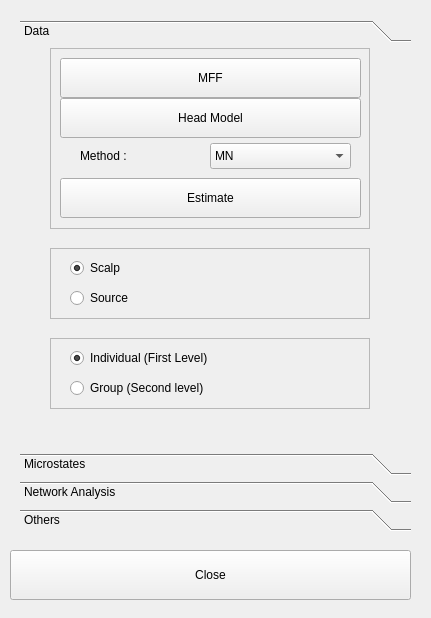
<?xml version="1.0" encoding="UTF-8"?>
<ui version="4.0">
 <class>FormMicro</class>
 <widget class="QWidget" name="FormMicro">
  <property name="geometry">
   <rect>
    <x>0</x>
    <y>0</y>
    <width>431</width>
    <height>618</height>
   </rect>
  </property>
  <property name="windowTitle">
   <string>PermuStat</string>
  </property>
  <widget class="QPushButton" name="pbClose">
   <property name="geometry">
    <rect>
     <x>10</x>
     <y>550</y>
     <width>401</width>
     <height>50</height>
    </rect>
   </property>
   <property name="text">
    <string>Close</string>
   </property>
  </widget>
  <widget class="QToolBox" name="toolBoxMicro">
   <property name="geometry">
    <rect>
     <x>20</x>
     <y>20</y>
     <width>391</width>
     <height>511</height>
    </rect>
   </property>
   <property name="currentIndex">
    <number>0</number>
   </property>
   <widget class="QWidget" name="pageData">
    <property name="geometry">
     <rect>
      <x>0</x>
      <y>0</y>
      <width>391</width>
      <height>375</height>
     </rect>
    </property>
    <attribute name="label">
     <string>Data</string>
    </attribute>
    <widget class="QFrame" name="frameScalp">
     <property name="geometry">
      <rect>
       <x>30</x>
       <y>200</y>
       <width>320</width>
       <height>71</height>
      </rect>
     </property>
     <property name="frameShape">
      <enum>QFrame::StyledPanel</enum>
     </property>
     <property name="frameShadow">
      <enum>QFrame::Raised</enum>
     </property>
     <widget class="QRadioButton" name="rbScalp">
      <property name="geometry">
       <rect>
        <x>20</x>
        <y>10</y>
        <width>70</width>
        <height>20</height>
       </rect>
      </property>
      <property name="text">
       <string>Scalp</string>
      </property>
      <property name="checked">
       <bool>true</bool>
      </property>
     </widget>
     <widget class="QRadioButton" name="rbSource">
      <property name="geometry">
       <rect>
        <x>20</x>
        <y>40</y>
        <width>70</width>
        <height>20</height>
       </rect>
      </property>
      <property name="text">
       <string>Source</string>
      </property>
     </widget>
    </widget>
    <widget class="QFrame" name="frameLevel">
     <property name="geometry">
      <rect>
       <x>30</x>
       <y>290</y>
       <width>320</width>
       <height>71</height>
      </rect>
     </property>
     <property name="frameShape">
      <enum>QFrame::StyledPanel</enum>
     </property>
     <property name="frameShadow">
      <enum>QFrame::Raised</enum>
     </property>
     <widget class="QRadioButton" name="rbIndividual">
      <property name="geometry">
       <rect>
        <x>20</x>
        <y>10</y>
        <width>160</width>
        <height>20</height>
       </rect>
      </property>
      <property name="text">
       <string>Individual (First Level)</string>
      </property>
      <property name="checked">
       <bool>true</bool>
      </property>
     </widget>
     <widget class="QRadioButton" name="rbGroup">
      <property name="geometry">
       <rect>
        <x>20</x>
        <y>40</y>
        <width>160</width>
        <height>20</height>
       </rect>
      </property>
      <property name="text">
       <string>Group (Second level)</string>
      </property>
     </widget>
    </widget>
    <widget class="QFrame" name="frameData">
     <property name="geometry">
      <rect>
       <x>30</x>
       <y>0</y>
       <width>320</width>
       <height>181</height>
      </rect>
     </property>
     <property name="frameShape">
      <enum>QFrame::StyledPanel</enum>
     </property>
     <property name="frameShadow">
      <enum>QFrame::Raised</enum>
     </property>
     <widget class="QPushButton" name="pbMFF">
      <property name="geometry">
       <rect>
        <x>10</x>
        <y>10</y>
        <width>301</width>
        <height>40</height>
       </rect>
      </property>
      <property name="text">
       <string>MFF</string>
      </property>
     </widget>
     <widget class="QPushButton" name="pbHeadModel">
      <property name="geometry">
       <rect>
        <x>10</x>
        <y>50</y>
        <width>301</width>
        <height>40</height>
       </rect>
      </property>
      <property name="text">
       <string>Head Model</string>
      </property>
     </widget>
     <widget class="QLabel" name="labelMethod">
      <property name="geometry">
       <rect>
        <x>30</x>
        <y>100</y>
        <width>71</width>
        <height>16</height>
       </rect>
      </property>
      <property name="text">
       <string>Method : </string>
      </property>
     </widget>
     <widget class="QComboBox" name="cbMethod">
      <property name="geometry">
       <rect>
        <x>160</x>
        <y>95</y>
        <width>141</width>
        <height>26</height>
       </rect>
      </property>
      <item>
       <property name="text">
        <string>MN</string>
       </property>
      </item>
      <item>
       <property name="text">
        <string>sMN</string>
       </property>
      </item>
      <item>
       <property name="text">
        <string>CSL</string>
       </property>
      </item>
      <item>
       <property name="text">
        <string>LORETA</string>
       </property>
      </item>
     </widget>
     <widget class="QPushButton" name="pbEstimate">
      <property name="geometry">
       <rect>
        <x>10</x>
        <y>130</y>
        <width>301</width>
        <height>40</height>
       </rect>
      </property>
      <property name="text">
       <string>Estimate</string>
      </property>
     </widget>
    </widget>
   </widget>
   <widget class="QWidget" name="pageMicro">
    <attribute name="label">
     <string>Microstates</string>
    </attribute>
    <widget class="QLabel" name="labelNumCluster">
     <property name="geometry">
      <rect>
       <x>60</x>
       <y>130</y>
       <width>110</width>
       <height>16</height>
      </rect>
     </property>
     <property name="text">
      <string>Num of Cluster</string>
     </property>
    </widget>
    <widget class="QLineEdit" name="editNumCluster">
     <property name="geometry">
      <rect>
       <x>210</x>
       <y>130</y>
       <width>100</width>
       <height>21</height>
      </rect>
     </property>
     <property name="inputMask">
      <string>5</string>
     </property>
     <property name="text">
      <string>5</string>
     </property>
     <property name="cursorPosition">
      <number>1</number>
     </property>
    </widget>
    <widget class="QLabel" name="labelThreshold">
     <property name="geometry">
      <rect>
       <x>60</x>
       <y>180</y>
       <width>110</width>
       <height>16</height>
      </rect>
     </property>
     <property name="text">
      <string>Threshold (%)</string>
     </property>
    </widget>
    <widget class="QLineEdit" name="editThreshold">
     <property name="geometry">
      <rect>
       <x>210</x>
       <y>170</y>
       <width>100</width>
       <height>21</height>
      </rect>
     </property>
     <property name="inputMask">
      <string>95</string>
     </property>
     <property name="text">
      <string>95</string>
     </property>
     <property name="maxLength">
      <number>2</number>
     </property>
     <property name="cursorPosition">
      <number>2</number>
     </property>
    </widget>
    <widget class="QLabel" name="labelTemp">
     <property name="geometry">
      <rect>
       <x>60</x>
       <y>210</y>
       <width>110</width>
       <height>16</height>
      </rect>
     </property>
     <property name="text">
      <string>??????</string>
     </property>
    </widget>
    <widget class="QLineEdit" name="editTemp">
     <property name="geometry">
      <rect>
       <x>210</x>
       <y>210</y>
       <width>100</width>
       <height>21</height>
      </rect>
     </property>
     <property name="inputMask">
      <string>100</string>
     </property>
     <property name="text">
      <string>1</string>
     </property>
     <property name="maxLength">
      <number>3</number>
     </property>
     <property name="cursorPosition">
      <number>3</number>
     </property>
    </widget>
    <widget class="QPushButton" name="pbRunMicro">
     <property name="geometry">
      <rect>
       <x>30</x>
       <y>250</y>
       <width>311</width>
       <height>50</height>
      </rect>
     </property>
     <property name="text">
      <string>Run</string>
     </property>
    </widget>
    <widget class="QPushButton" name="pbViewMicro">
     <property name="geometry">
      <rect>
       <x>30</x>
       <y>310</y>
       <width>311</width>
       <height>50</height>
      </rect>
     </property>
     <property name="text">
      <string>View</string>
     </property>
    </widget>
    <widget class="QLabel" name="labelCategory">
     <property name="geometry">
      <rect>
       <x>40</x>
       <y>20</y>
       <width>81</width>
       <height>16</height>
      </rect>
     </property>
     <property name="text">
      <string>Category</string>
     </property>
    </widget>
    <widget class="QComboBox" name="cbCategory">
     <property name="geometry">
      <rect>
       <x>170</x>
       <y>10</y>
       <width>141</width>
       <height>26</height>
      </rect>
     </property>
     <property name="editable">
      <bool>false</bool>
     </property>
     <item>
      <property name="text">
       <string>New Item0</string>
      </property>
     </item>
     <item>
      <property name="text">
       <string>New Item1</string>
      </property>
     </item>
    </widget>
   </widget>
   <widget class="QWidget" name="pageNetwork">
    <attribute name="label">
     <string>Network Analysis</string>
    </attribute>
    <widget class="QLabel" name="labelFrequency">
     <property name="geometry">
      <rect>
       <x>10</x>
       <y>30</y>
       <width>91</width>
       <height>16</height>
      </rect>
     </property>
     <property name="text">
      <string>Frequency</string>
     </property>
    </widget>
    <widget class="QLineEdit" name="editFreqLow">
     <property name="geometry">
      <rect>
       <x>140</x>
       <y>30</y>
       <width>61</width>
       <height>21</height>
      </rect>
     </property>
     <property name="inputMask">
      <string>0.05</string>
     </property>
     <property name="text">
      <string>0.05</string>
     </property>
     <property name="cursorPosition">
      <number>4</number>
     </property>
    </widget>
    <widget class="QPushButton" name="pbRunNetwork">
     <property name="geometry">
      <rect>
       <x>0</x>
       <y>70</y>
       <width>320</width>
       <height>50</height>
      </rect>
     </property>
     <property name="text">
      <string>Run</string>
     </property>
    </widget>
    <widget class="QPushButton" name="pbViewNetwork">
     <property name="geometry">
      <rect>
       <x>0</x>
       <y>130</y>
       <width>320</width>
       <height>50</height>
      </rect>
     </property>
     <property name="text">
      <string>View</string>
     </property>
    </widget>
    <widget class="QLineEdit" name="editFreqHigh">
     <property name="geometry">
      <rect>
       <x>230</x>
       <y>30</y>
       <width>61</width>
       <height>21</height>
      </rect>
     </property>
     <property name="inputMask">
      <string>0.05</string>
     </property>
     <property name="text">
      <string>0.05</string>
     </property>
     <property name="cursorPosition">
      <number>4</number>
     </property>
    </widget>
    <widget class="QLabel" name="label_13">
     <property name="geometry">
      <rect>
       <x>210</x>
       <y>30</y>
       <width>16</width>
       <height>20</height>
      </rect>
     </property>
     <property name="text">
      <string>~</string>
     </property>
    </widget>
   </widget>
   <widget class="QWidget" name="pageOthers">
    <property name="geometry">
     <rect>
      <x>0</x>
      <y>0</y>
      <width>391</width>
      <height>375</height>
     </rect>
    </property>
    <attribute name="label">
     <string>Others</string>
    </attribute>
    <widget class="QLabel" name="labelAR">
     <property name="geometry">
      <rect>
       <x>140</x>
       <y>20</y>
       <width>91</width>
       <height>16</height>
      </rect>
     </property>
     <property name="text">
      <string>AR</string>
     </property>
    </widget>
    <widget class="QLabel" name="labelPCA">
     <property name="geometry">
      <rect>
       <x>20</x>
       <y>60</y>
       <width>91</width>
       <height>16</height>
      </rect>
     </property>
     <property name="text">
      <string>PCA</string>
     </property>
    </widget>
    <widget class="QLabel" name="labelTimeSeries">
     <property name="geometry">
      <rect>
       <x>20</x>
       <y>20</y>
       <width>91</width>
       <height>16</height>
      </rect>
     </property>
     <property name="text">
      <string>Time Series</string>
     </property>
    </widget>
    <widget class="QLabel" name="labelICA">
     <property name="geometry">
      <rect>
       <x>20</x>
       <y>100</y>
       <width>91</width>
       <height>16</height>
      </rect>
     </property>
     <property name="text">
      <string>ICA</string>
     </property>
    </widget>
   </widget>
  </widget>
 </widget>
 <resources/>
 <connections/>
</ui>
